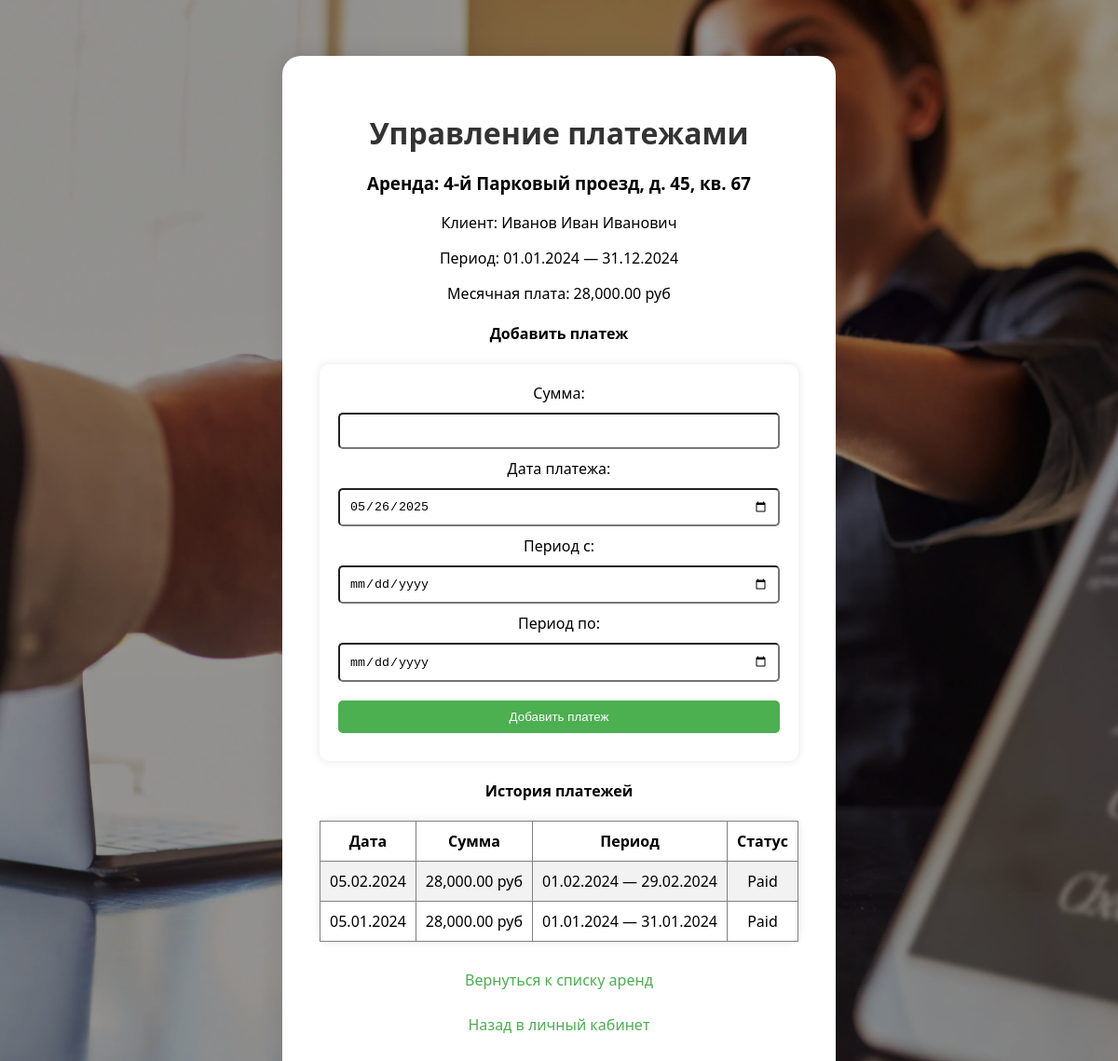
/01v/payments.php?rental_id=1 (signed in), run on the app's committed database.
### tables this page shows
CREATE TABLE `rentals` (
  `rental_id` int(11) NOT NULL,
  `property_id` int(11) NOT NULL,
  `client_id` int(11) NOT NULL,
  `user_id` int(11) NOT NULL,
  `start_date` datetime NOT NULL,
  `end_date` datetime DEFAULT NULL,
  `monthly_price` decimal(10,2) NOT NULL,
  `status` enum('Active','Completed','Canceled') DEFAULT 'Active'
);

CREATE TABLE `properties` (
  `property_id` int(11) NOT NULL,
  `address` varchar(255) NOT NULL,
  `category_id` int(11) NOT NULL,
  `square_meters` decimal(10,2) DEFAULT NULL,
  `rooms` int(11) DEFAULT NULL,
  `status` enum('Available','Occupied','Dirty','Cleaning Scheduled','Ready') DEFAULT 'Available',
  `cleaning_date` date DEFAULT NULL,
  `monthly_price` decimal(10,2) NOT NULL,
  `description` text DEFAULT NULL
);

CREATE TABLE `clients` (
  `client_id` int(11) NOT NULL,
  `full_name` varchar(100) NOT NULL,
  `phone` varchar(20) NOT NULL,
  `email` varchar(100) DEFAULT NULL,
  `passport_data` varchar(100) DEFAULT NULL
);

CREATE TABLE `payments` (
  `payment_id` int(11) NOT NULL,
  `rental_id` int(11) NOT NULL,
  `amount` decimal(10,2) NOT NULL,
  `payment_date` datetime NOT NULL,
  `period_start` date NOT NULL,
  `period_end` date NOT NULL,
  `status` enum('Pending','Paid','Overdue') DEFAULT 'Pending'
);

### 01v/payments.php (the view, shortened to what this page needs)
<?php
require 'db.php';
$rental_id = isset($_GET['rental_id']) ? intval($_GET['rental_id']) : 0;
$rental = [];
if ($rental_id) {
    $stmt = $mysqli->prepare("
        SELECT r.*, p.address, c.full_name AS client_name
        FROM rentals r
        JOIN properties p ON r.property_id = p.property_id
        JOIN clients c ON r.client_id = c.client_id
        WHERE r.rental_id = ?
    ");
    $stmt->bind_param("i", $rental_id);
    $stmt->execute();
    $rental = $stmt->get_result()->fetch_assoc();
}
$payments = [];
if ($rental_id) {
    $payments = $mysqli->query("
        SELECT * FROM payments
        WHERE rental_id = $rental_id
        ORDER BY payment_date DESC
    ")->fetch_all(MYSQLI_ASSOC);
}
?>
<link rel="stylesheet" href="style.css">
<div class="welcome-container">
    <div class="welcome-box">
        <h1>Управление платежами</h1>
        <?php if ($rental): ?>
            <h3>Аренда: <?= htmlspecialchars($rental['address']) ?></h3>
            <p>Клиент: <?= htmlspecialchars($rental['client_name']) ?></p>
            <p>Период: <?= date('d.m.Y', strtotime($rental['start_date'])) ?> — <?= $rental['end_date'] ? date('d.m.Y', strtotime($rental['end_date'])) : 'не определено' ?></p>
            <p>Месячная плата: <?= number_format($rental['monthly_price'], 2) ?> руб</p>
            <h4>Добавить платеж</h4>
            <form method="post">
                <div>
                    <label>Сумма:</label>
                    <input type="number" step="0.01" name="amount" required>
                </div>
                <div>
                    <label>Дата платежа:</label>
                    <input type="date" name="payment_date" required value="<?= date('Y-m-d') ?>">
                </div>
                <div>
                    <label>Период с:</label>
                    <input type="date" name="period_start" required>
                </div>
                <div>
                    <label>Период по:</label>
                    <input type="date" name="period_end" required>
                </div>
                <button type="submit" name="add_payment">Добавить платеж</button>
            </form>
            <h4>История платежей</h4>
            <table border="1">
                <tr>
                    <th>Дата</th>
                    <th>Сумма</th>
                    <th>Период</th>
                    <th>Статус</th>
                </tr>
                <?php foreach ($payments as $payment): ?>
                <tr>
                    <td><?= date('d.m.Y', strtotime($payment['payment_date'])) ?></td>
                    <td><?= number_format($payment['amount'], 2) ?> руб</td>
                    <td><?= date('d.m.Y', strtotime($payment['period_start'])) ?> — <?= date('d.m.Y', strtotime($payment['period_end'])) ?></td>
                    <td><?= $payment['status'] ?></td>
                </tr>
                <?php endforeach; ?>
            </table>
        <?php else: ?>
            <p>Выберите аренду для просмотра платежей</p>
        <?php endif; ?>
        <p><a href="rentals.php">Вернуться к списку аренд</a></p>
        <p><a href="dashboard.php">Назад в личный кабинет</a></p>
    </div>
</div>

### 01v/style.css (style rules this page uses)
form, table { max-width: 600px; margin: 20px auto; padding: 20px; background: white; border-radius: 10px; box-shadow: 0 0 10px rgba(0,0,0,0.1); }
input, button { padding: 10px; margin: 10px 0; width: 100%; box-sizing: border-box; border-radius: 5px; }
button { background: #4CAF50; border-radius: 5px; color: white; border: none; cursor: pointer; }
a { text-decoration: none; display: inline-block; margin-top: 10px; color: #4CAF50; }
table { border-collapse: collapse; }
table th, table td { padding: 10px; text-align: center; }
table tr:nth-child(even) { background-color: #f2f2f2; }
.welcome-container { display: flex; justify-content: center; margin-top: 60px; }
.welcome-box { max-width: 700px; background: #ffffff; padding: 40px; border-radius: 20px; text-align: center; box-shadow: 0 0 25px rgba(0,0,0,0.1); }
.welcome-box h1 { font-size: 32px; margin-bottom: 20px; color: #333; }

### data on the page
rentals: property.address "4-й Парковый проезд, д. 45, кв. 67", client.full_name "Иванов Иван Иванович", start_date "01.01.2024", end_date "31.12.2024", monthly_price "28,000.00"
payments: payment_date "05.02.2024", amount "28,000.00", period_start "01.02.2024", period_end "29.02.2024", status "Paid"
payments: payment_date "05.01.2024", amount "28,000.00", period_start "01.01.2024", period_end "31.01.2024", status "Paid"
